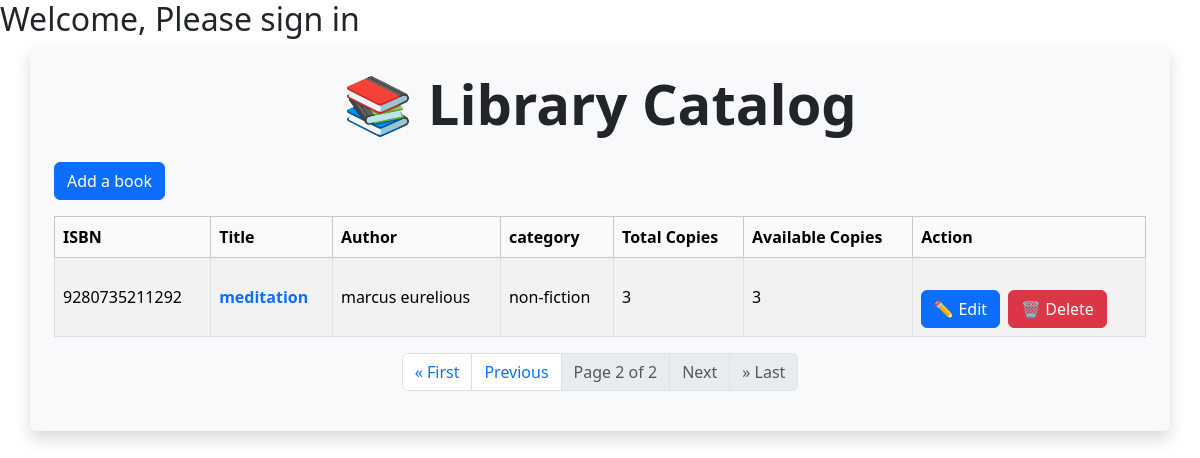
Before: /library/book_list/?page=2 with the older database file.
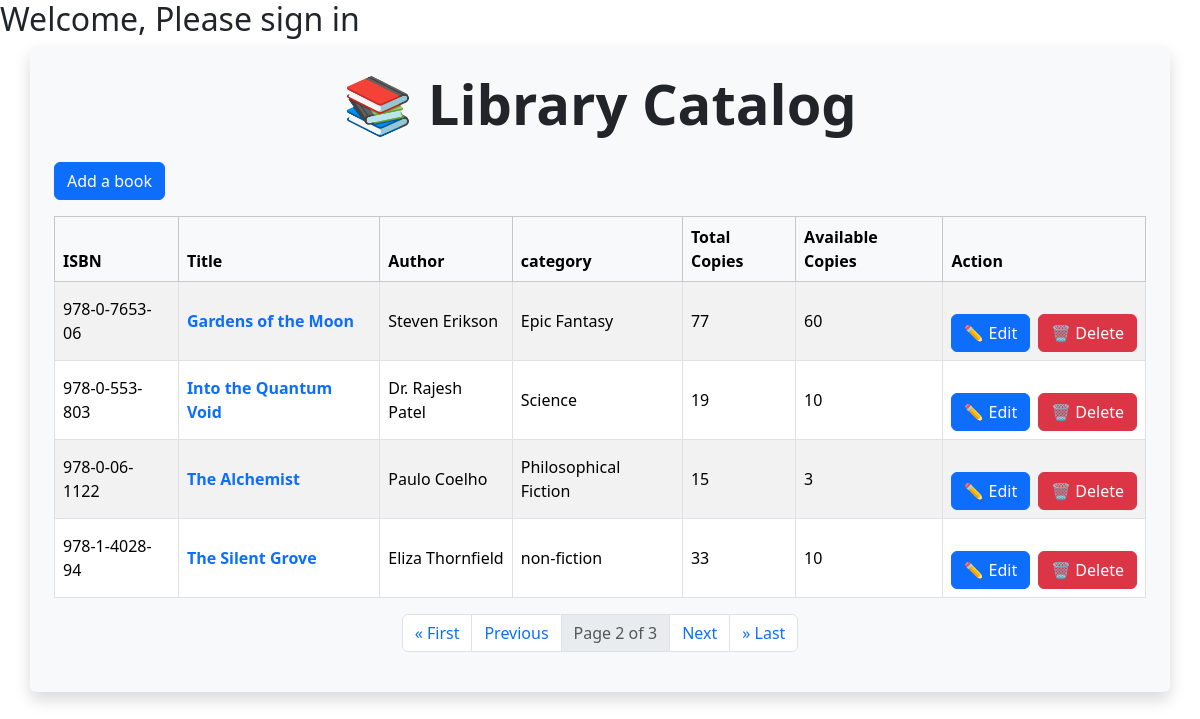
After: the same page with the newer database file.
### library_app/models.py (models this page shows, shortened)
class Book(models.Model):
    title = models.CharField(max_length=255)
    author = models.CharField(max_length=255)
    isbn = models.CharField(max_length=13, unique=True)
    category = models.CharField(max_length=100)
    description = models.TextField(blank=True)  # NEW field
    total_copies = models.PositiveIntegerField()
    available_copies = models.PositiveIntegerField()

### library_app/views.py (the view)
# urls.py: path('book_list/', book_list, name='book_list'),
def book_list(request):
    books = Book.objects.all().order_by('title')
    paginator = Paginator(books, 4)  # Show 10 books per page
    page = request.GET.get('page')
    try:
        paginated_books = paginator.page(page)
    except PageNotAnInteger:
        paginated_books = paginator.page(1)
    except EmptyPage:
        paginated_books = paginator.page(paginator.num_pages)
    title = "Book List"
    return render(request, 'library_app/book_list.html', {'books': paginated_books, 'title': title})

### library_app/templates/library_app/book_list.html (shortened to what this page needs)
{% extends 'base.html' %} {% block content %}
<div class="container p-4 bg-light shadow rounded">
  <h1 class="display-4 fw-bold text-center text-gradient mb-4">
    📚 Library Catalog
  </h1>
  <a href="{% url 'book_create' %}" class="btn btn-primary mb-3">Add a book</a>
  <div class="table-responsive">
    <table class="table table-bordered table-striped align-middle">
      <thead class="table-light">
        <tr>
          <th>ISBN</th>
          <th>Title</th>
          <th>Author</th>
          <th>category</th>
          <th>Total Copies</th>
          <th>Available Copies</th>
          <th>Action</th>
        </tr>
      </thead>
      <tbody>
        {% for book in books %}
        <tr>
          <td>{{ book.isbn }}</td>
          <td>
            <a
              href="{% url 'book_detail' book.id %}"
              class="text-decoration-none fw-semibold"
            >
              {{ book.title }}
            </a>
          </td>
          <td>{{ book.author }}</td>
          <td>{{ book.category }}</td>
          <td>{{ book.total_copies }}</td>
          <td>{{ book.available_copies }}</td>
          <td>
            <div class="mt-4 d-flex gap-2">
              <a href="{% url 'book_update' book.id %}" class="btn btn-primary"
                >✏️ Edit</a
              >
              <a href="{% url 'book_delete' book.id %}" class="btn btn-danger"
                >🗑️ Delete</a
              >
            </div>
          </td>
        </tr>
        {% endfor %}
      </tbody>
    </table>
    <nav aria-label="Page navigation">
      <ul class="pagination justify-content-center">
        {% if books.has_previous %}
        <li class="page-item">
          <a class="page-link" href="?page=1">&laquo; First</a>
        </li>
        <li class="page-item">
          <a class="page-link" href="?page={{ books.previous_page_number }}"
            >Previous</a
          >
        </li>
        {% endif %}
        <li class="page-item disabled">
          <span class="page-link">
            Page {{ books.number }} of {{ books.paginator.num_pages }}
          </span>
        </li>
        {% if books.has_next %}
        <li class="page-item">
          <a class="page-link" href="?page={{ books.next_page_number }}"
            >Next</a
          >
        </li>
        <li class="page-item">
          <a class="page-link" href="?page={{ books.paginator.num_pages }}"
            >&raquo; Last</a
          >
        </li>
        {% else %}
        <li class="page-item disabled">
          <span class="page-link">Next</span>
        </li>
        <li class="page-item disabled">
          <span class="page-link">&raquo; Last</span>
        </li>
        {% endif %}
      </ul>
    </nav>
  </div>
</div>
{% endblock content %}

### accounts/templates/base.html (shortened to what this page needs)
<!DOCTYPE html>
<html lang="en">
  <head>
    <link
      href="https://cdn.jsdelivr.net/npm/bootstrap@5.3.8/dist/css/bootstrap.min.css"
      rel="stylesheet"
    />
  </head>
  <body>
    <h2>Welcome, Please sign in</h2>
    {% block content %} {% endblock content %}
  </body>
</html>

Changed rows visible on the page:
no longer on this page (row unchanged): Book: isbn "9280735211292", title "meditation", author "marcus eurelious", category "non-fiction", total_copies "3", available_copies "3"
added Book: isbn "978-0-7653-06", title "Gardens of the Moon", author "Steven Erikson", category "Epic Fantasy", total_copies "77", available_copies "60"
added Book: isbn "978-0-553-803", title "Into the Quantum Void", author "Dr. Rajesh Patel", category "Science", total_copies "19", available_copies "10"
added Book: isbn "978-0-06-1122", title "The Alchemist", author "Paulo Coelho", category "Philosophical Fiction", total_copies "15", available_copies "3"
added Book: isbn "978-1-4028-94", title "The Silent Grove", author "Eliza Thornfield", category "non-fiction", total_copies "33", available_copies "10"
Other visible differences:
{{ books.paginator.num_pages }}: "2" → "3"
